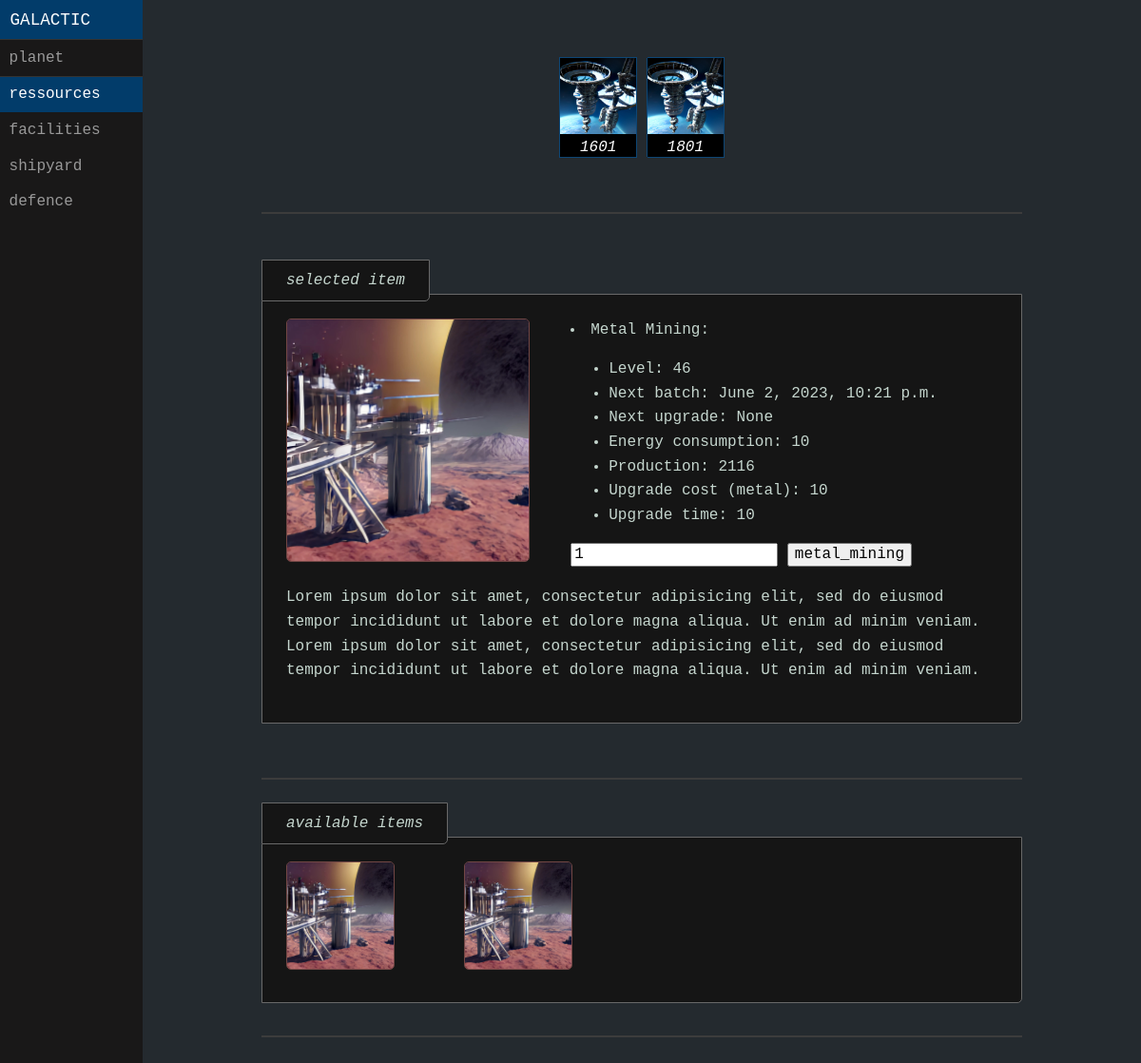
The app's page /galactic/1/ressources/, older data.
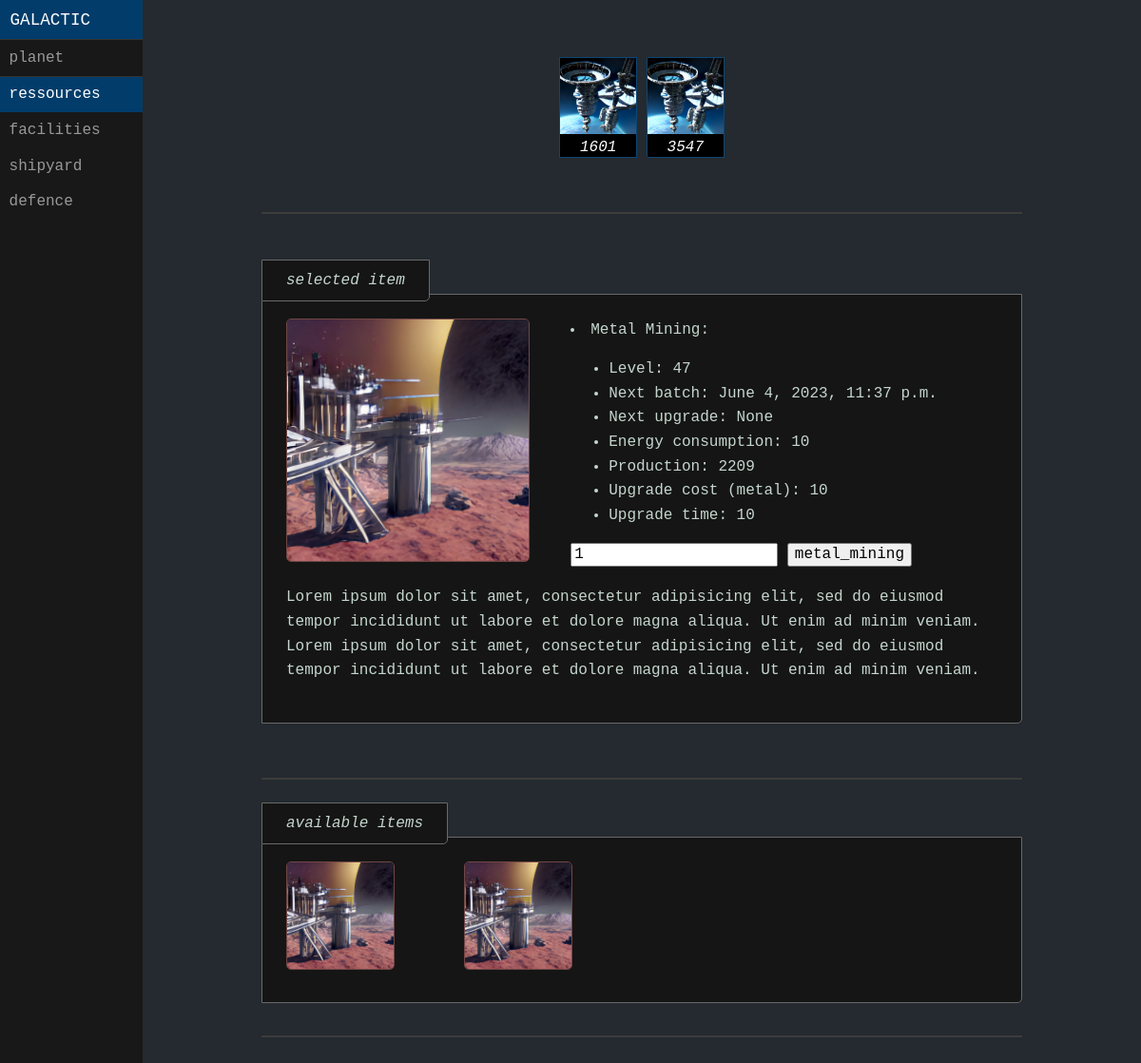
The same page, newer data.
### galactic/models.py (models this page shows, shortened)
class Planet(models.Model):
    discovered_date = models.DateTimeField('date discovered')
    energy = models.IntegerField(default=100)
    metal = models.IntegerField(default=30)
    solar_plant_level = models.IntegerField(default=1)
    solar_plant_production = models.IntegerField(default=10)
    solar_plant_next_upgrade = models.DateTimeField(null=True, blank=True)
    solar_plant_cost_upgrade_metal = models.IntegerField(default=10)
    solar_plant_upgrade_time = models.IntegerField(default=10)
    metal_mining_level = models.IntegerField(default=1)
    metal_mining_production = models.IntegerField(default=10)
    metal_mining_next_batch = models.DateTimeField(default=timezone.now())
    metal_mining_energy_consumption = models.IntegerField(default=10)
    metal_mining_next_upgrade = models.DateTimeField(null=True, blank=True)
    metal_mining_cost_upgrade_metal = models.IntegerField(default=10)
    metal_mining_upgrade_time = models.IntegerField(default=10)
    robotics_factory_level = models.IntegerField(default=1)
    robotics_factory_next_upgrade = models.DateTimeField(null=True, blank=True)
    robotics_factory_cost_upgrade_metal = models.IntegerField(default=10)
    robotics_factory_upgrade_time = models.IntegerField(default=10)
    shipyard_dock_level = models.IntegerField(default=1)
    shipyard_dock_next_upgrade = models.DateTimeField(null=True, blank=True)
    shipyard_dock_cost_upgrade_metal = models.IntegerField(default=10)
    shipyard_dock_upgrade_time = models.IntegerField(default=10)
    rocket_launcher_count = models.IntegerField(default=1)
    rocket_launcher_next_manufacture = models.DateTimeField(null=True, blank=True)
    rocket_launcher_cost_manufacture_metal = models.IntegerField(default=1000)
    rocket_launcher_manufacture_time = models.IntegerField(default=10)
    rocket_launcher_manufacture_amount = models.IntegerField(default=1)
    light_laser_count = models.IntegerField(default=1)
    light_laser_next_manufacture = models.DateTimeField(null=True, blank=True)
    light_laser_cost_manufacture_metal = models.IntegerField(default=1000)
    light_laser_manufacture_time = models.IntegerField(default=10)
    light_laser_manufacture_amount = models.IntegerField(default=1)
    light_fighter_count = models.IntegerField(default=1)
    light_fighter_next_manufacture = models.DateTimeField(null=True, blank=True)
    light_fighter_cost_manufacture_metal = models.IntegerField(default=1000)
    light_fighter_manufacture_time = models.IntegerField(default=10)
    light_fighter_manufacture_amount = models.IntegerField(default=1)
    heavy_fighter_count = models.IntegerField(default=1)
    heavy_fighter_next_manufacture = models.DateTimeField(null=True, blank=True)
    heavy_fighter_cost_manufacture_metal = models.IntegerField(default=1000)
    heavy_fighter_manufacture_time = models.IntegerField(default=10)
    heavy_fighter_manufacture_amount = models.IntegerField(default=1)

### galactic/views.py (the view)
# urls.py: path('<int:planet_id>/ressources/', views.ressources, name='ressources'),
def ressources(request, planet_id):
    try:
        planet = Planet.objects.get(pk=planet_id)
    except Planet.DoesNotExist:
        raise Http404("Ressource does not exist")
    return render(request, 'galactic/ressources.html', {'planet': planet})

### galactic/templates/galactic/ressources.html (shortened to what the changed rows need)
<!DOCTYPE html>
<html lang="en">
<head>
    {% load static %}
    <link rel="stylesheet" href="{% static 'galactic/pure-min.css' %}">
    <link rel="stylesheet" href="{% static 'galactic/styles.css' %}">
</head>
<body>
<div id="layout">
    <div id="main">
        <div class="header">
            <div class="container">
                <table class="pure-table inventar-table" style="color: white;">
                    <tbody>
                        <tr>
                            <td style="background-color: black; border-left: 1px solid #0d4675; border-right: 1px solid #0d4675;">{{ planet.energy }}</td>
                            <td style="border-bottom: 1px solid #242A2F;">&nbsp;</td>
                            <td style="background-color: black; border-left: 1px solid #0d4675; border-right: 1px solid #0d4675;">{{ planet.metal }}</td>
                        </tr>
                    </tbody>
                </table>
            </div>
        </div>
        <div class="content">
            <div id="Nature" class="picture showstuff" style="">
                <div class="pure-g">
                    <div class="pure-u-3-5">
                        <li>Metal Mining:
                            <ul>
                                <li>Level: {{ planet.metal_mining_level }}</li>
                                <li>Next batch: {{ planet.metal_mining_next_batch }}</li>
                                <li>Next upgrade: {{ planet.metal_mining_next_upgrade }}</li>
                                <li>Energy consumption: {{ planet.metal_mining_energy_consumption }}</li>
                                <li>Production: {{ planet.metal_mining_production }}</li>
                                <li>Upgrade cost (metal): {{ planet.metal_mining_cost_upgrade_metal }}</li>
                                <li>Upgrade time: {{ planet.metal_mining_upgrade_time }}</li>
                            </ul>
                        </li>
                    </div>
                </div>
            </div>
            <br>
            <br>
            <br>
        </div>
    </div>
</div>
</body>
</html>

Row changes from the older to the newer data that the page shows:
changed Planet "None": metal "1801" → "3547"; metal_mining_level "46" → "47"; metal_mining_next_batch "June 2, 2023, 10:21 p.m." → "June 4, 2023, 11:37 p.m."; metal_mining_production "2116" → "2209"
